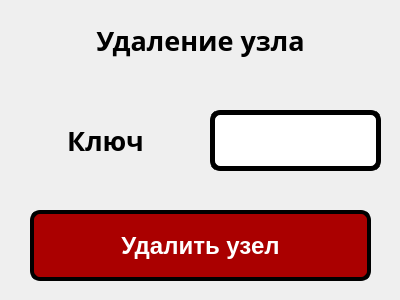
<?xml version="1.0" encoding="UTF-8"?>
<ui version="4.0">
 <class>DeleteWindow</class>
 <widget class="QDialog" name="DeleteWindow">
  <property name="geometry">
   <rect>
    <x>0</x>
    <y>0</y>
    <width>400</width>
    <height>300</height>
   </rect>
  </property>
  <property name="sizePolicy">
   <sizepolicy hsizetype="Fixed" vsizetype="Fixed">
    <horstretch>0</horstretch>
    <verstretch>0</verstretch>
   </sizepolicy>
  </property>
  <property name="minimumSize">
   <size>
    <width>400</width>
    <height>300</height>
   </size>
  </property>
  <property name="maximumSize">
   <size>
    <width>4000</width>
    <height>300</height>
   </size>
  </property>
  <property name="windowTitle">
   <string>Dialog</string>
  </property>
  <property name="styleSheet">
   <string notr="true">QLineEdit
{
	border: 5px solid rgb(0, 0, 0);
	border-radius: 10px;
	font: 16pt;
}

QLineEdit::focus
{
	border: 5px solid rgb(0, 170, 255);
	border-radius: 10px
}</string>
  </property>
  <widget class="QLabel" name="heading">
   <property name="geometry">
    <rect>
     <x>10</x>
     <y>10</y>
     <width>381</width>
     <height>61</height>
    </rect>
   </property>
   <property name="font">
    <font>
     <family>MS Reference Sans Serif</family>
     <pointsize>20</pointsize>
     <weight>75</weight>
     <bold>true</bold>
    </font>
   </property>
   <property name="text">
    <string>Удаление узла</string>
   </property>
   <property name="alignment">
    <set>Qt::AlignCenter</set>
   </property>
  </widget>
  <widget class="QLabel" name="key">
   <property name="geometry">
    <rect>
     <x>10</x>
     <y>110</y>
     <width>191</width>
     <height>61</height>
    </rect>
   </property>
   <property name="font">
    <font>
     <family>MS Reference Sans Serif</family>
     <pointsize>20</pointsize>
     <weight>75</weight>
     <bold>true</bold>
    </font>
   </property>
   <property name="text">
    <string>Ключ</string>
   </property>
   <property name="alignment">
    <set>Qt::AlignCenter</set>
   </property>
  </widget>
  <widget class="QPushButton" name="deleteBtn">
   <property name="geometry">
    <rect>
     <x>30</x>
     <y>210</y>
     <width>341</width>
     <height>71</height>
    </rect>
   </property>
   <property name="font">
    <font>
     <family>MS Shell Dlg 2</family>
     <pointsize>18</pointsize>
     <weight>75</weight>
     <bold>true</bold>
    </font>
   </property>
   <property name="styleSheet">
    <string notr="true">QPushButton
{
	color: rgb(255, 255, 255);
	background-color: rgb(170, 0, 0);
	border: 4px solid black;
	border-radius: 10px;
}

QPushButton:hover
{
	color: rgb(255, 255, 255);
	background-color: rgb(200, 30, 30);
	border: 3px solid black;
}

QPushButton:pressed
{
	color: rgb(225, 225, 225);
	background-color: rgb(140, 0, 0);
	border: 5px solid black;
}</string>
   </property>
   <property name="text">
    <string>Удалить узел</string>
   </property>
  </widget>
  <widget class="QLineEdit" name="deleteText">
   <property name="geometry">
    <rect>
     <x>210</x>
     <y>110</y>
     <width>171</width>
     <height>61</height>
    </rect>
   </property>
  </widget>
 </widget>
 <resources/>
 <connections/>
</ui>
